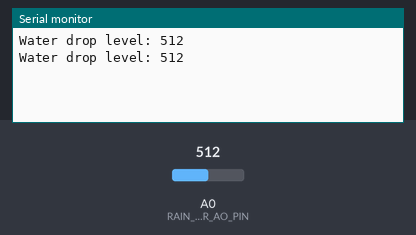
The sketch below on a simulated Arduino Uno, built with avr-gcc and run on an emulated ATmega328P. Parts: the last lines printed to the serial monitor. The inputs (shaded band) are chosen by the test bench; at power-on: A0 (RAIN_SENSOR_AO_PIN) = 512.

Above: at 1.8 s.
1.9 s: A0 (RAIN_SENSOR_AO_PIN) set to 716
At 2.3 s:
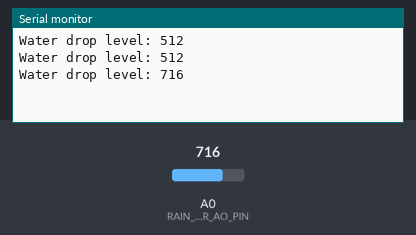
3.4 s: A0 (RAIN_SENSOR_AO_PIN) set to 900
At 4.8 s:
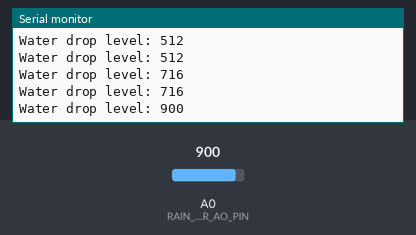
Timing chart, 0 to 6.4 s (numbered marks = the images above; inputs shaded):
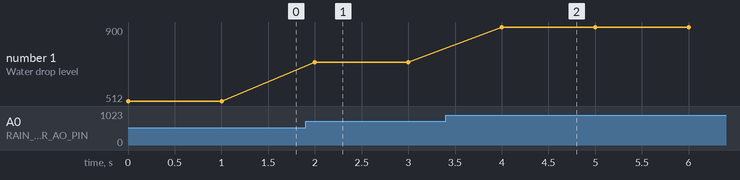

Measured:
- after the input at 1.9 s, the serial monitor: prints a new line after 0.10 s (image 1)
- after the input at 3.4 s, the serial monitor: prints a new line after 0.60 s (image 2)
- plotted number 1: 512 → 716 after the input at 1.9 s, 716 → 900 after the input at 3.4 s

The sketch:

raindrop_module_analog.ino
```cpp
/*
raindrop module analog output

🔌 Wiring
Rain Sensor Module	Arduino	Notes
VCC	5V	Power supply
GND	GND	Ground
DO (digital out)	D2 (example)	HIGH when dry, LOW when wet
AO (analog out)	A0 (optional)	Returns analog moisture level

*/

#define RAIN_SENSOR_AO_PIN A0

void setup() {
  Serial.begin(9600);
}

void loop() {
  int rainValue = analogRead(RAIN_SENSOR_AO_PIN);
  Serial.print("Water drop level: ");
  Serial.println(rainValue); // 0 (wet) to 1023 (dry)
  delay(1000);
}
```
